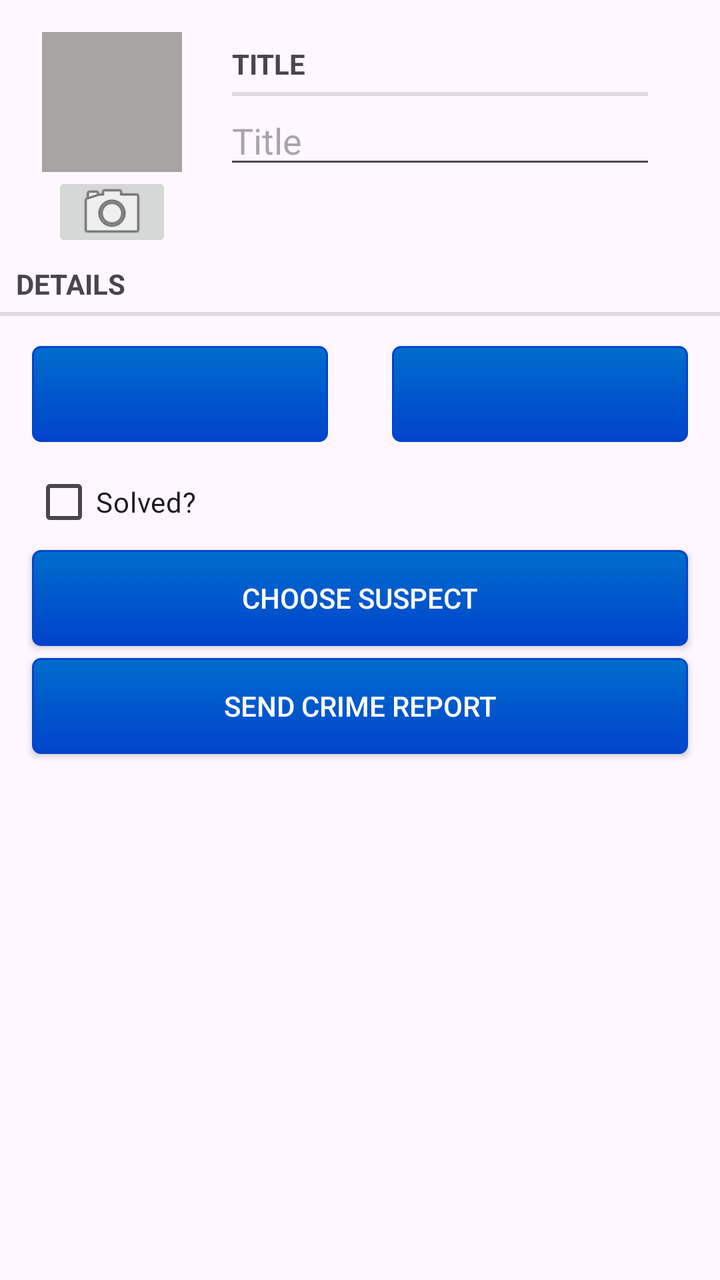
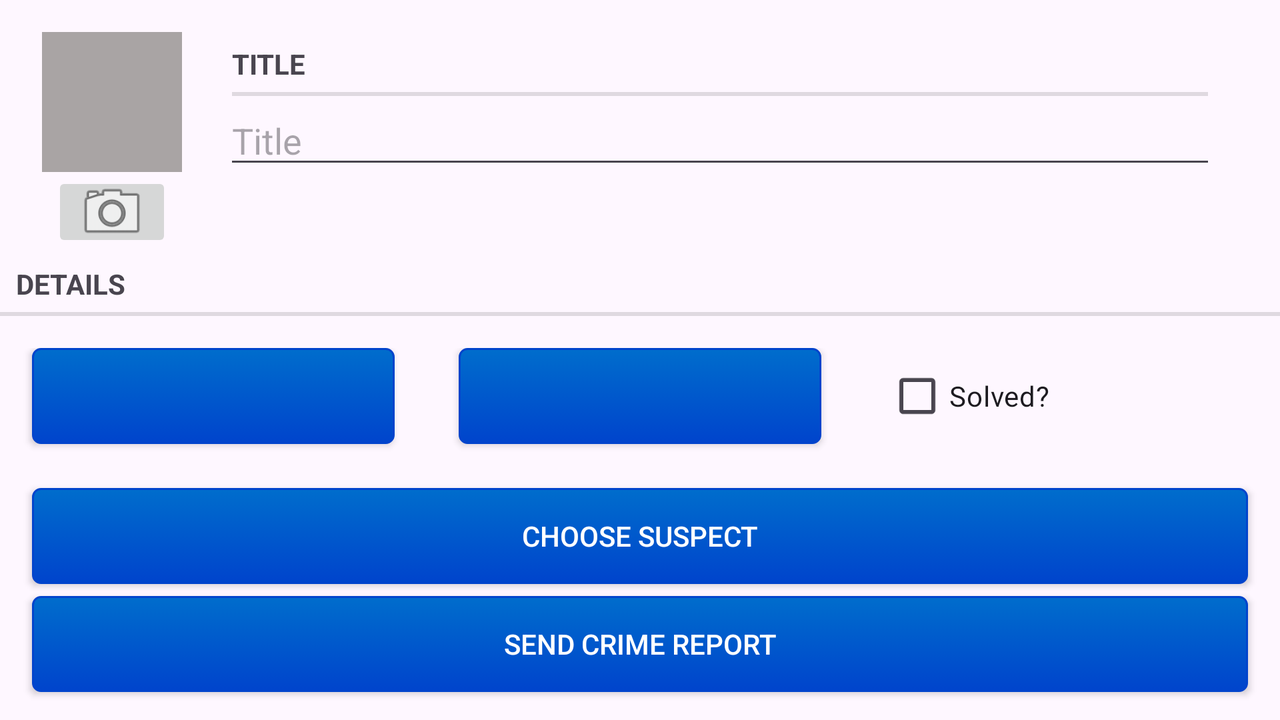

One screen, two layout resources from the same app: the default and the repository's alternative for another configuration. Each is rendered where Android would select it; the XML of both is given below.
<!-- AndroidManifest.xml: application theme Theme.CriminalManager -->
<!-- res/layout/fragment_crime_details.xml -->
<?xml version="1.0" encoding="utf-8"?>
<LinearLayout xmlns:android="http://schemas.android.com/apk/res/android"
    android:layout_width="match_parent"
    android:layout_height="match_parent"
    android:orientation="vertical">

    <LinearLayout
        android:layout_width="match_parent"
        android:layout_height="wrap_content"
        android:layout_marginHorizontal="16dp"
        android:layout_marginTop="16dp"
        android:orientation="horizontal">

        <LinearLayout
            android:layout_width="wrap_content"
            android:layout_height="wrap_content"
            android:gravity="center"
            android:orientation="vertical">

            <ImageView
                android:id="@+id/crime_image"
                android:layout_width="70dp"
                android:layout_height="70dp"
                android:layout_marginHorizontal="5dp"
                android:background="#A9A4A4"
                android:cropToPadding="true"
                android:scaleType="centerCrop" />

            <ImageButton
                android:id="@+id/crime_imageBtn"
                android:layout_width="60dp"
                android:layout_height="40dp"
                android:layout_marginHorizontal="5dp"
                android:scaleType="centerCrop"
                android:src="@android:drawable/ic_menu_camera" />
        </LinearLayout>

        <LinearLayout
            android:layout_width="0dp"
            android:layout_height="wrap_content"
            android:layout_weight="1"
            android:orientation="vertical">

            <TextView
                style="?android:listSeparatorTextViewStyle"
                android:layout_width="match_parent"
                android:layout_height="wrap_content"
                android:layout_marginHorizontal="20dp"
                android:paddingStart="0dp"
                android:text="@string/crime_title_label" />

            <EditText
                android:id="@+id/crime_title"
                android:layout_width="match_parent"
                android:layout_height="wrap_content"
                android:layout_marginLeft="16dp"
                android:layout_marginRight="16dp"
                android:hint="@string/crime_title_hint" />
        </LinearLayout>
    </LinearLayout>

    <TextView
        style="?android:listSeparatorTextViewStyle"
        android:layout_width="match_parent"
        android:layout_height="wrap_content"
        android:text="@string/crime_details_label" />

    <LinearLayout
        android:layout_width="match_parent"
        android:layout_height="wrap_content"
        android:orientation="horizontal"
        android:paddingTop="15dp">

        <androidx.appcompat.widget.AppCompatButton
            android:id="@+id/crime_date"
            style="@style/CustomButtonStyle"
            android:layout_weight="1" />

        <androidx.appcompat.widget.AppCompatButton
            android:id="@+id/crime_time"
            style="@style/CustomButtonStyle"
            android:layout_weight="1" />

    </LinearLayout>


    <CheckBox
        android:id="@+id/crime_solved"
        android:layout_width="match_parent"
        android:layout_height="wrap_content"
        android:layout_marginLeft="16dp"
        android:layout_marginRight="16dp"
        android:text="@string/crime_solved_label" />

    <androidx.appcompat.widget.AppCompatButton
        android:id="@+id/suspect_btn"
        style="@style/CustomButtonStyle"
        android:text="@string/suspect_text" />

    <androidx.appcompat.widget.AppCompatButton
        android:id="@+id/report_btn"
        style="@style/CustomButtonStyle"
        android:text="@string/report_text" />

</LinearLayout>
<!-- resources referenced by this layout -->
<resources>
  <string name="crime_details_label">Details</string>
  <string name="crime_solved_label">Solved?</string>
  <string name="crime_title_hint">Title</string>
  <string name="crime_title_label">Title</string>
  <string name="report_text">Send Crime Report</string>
  <string name="suspect_text">Choose Suspect</string>
  <style name="CustomButtonStyle">
          <item name="android:background">@drawable/custom_button_background</item>
          <item name="android:textColor">@android:color/white</item>
          <item name="android:padding">12dp</item>
          <item name="android:layout_marginRight">16dp</item>
          <item name="android:layout_marginBottom">6dp</item>
          <item name="android:layout_marginLeft">16dp</item>
          <item name="android:layout_width">match_parent</item>
          <item name="android:layout_height">wrap_content</item>
      </style>
  <style name="Theme.CriminalManager" parent="Base.Theme.CriminalManager" />
  <!-- drawable custom_button_background (drawable) -->
  <?xml version="1.0" encoding="utf-8"?>
  <selector xmlns:android="http://schemas.android.com/apk/res/android">
      <item android:state_pressed="true">
          <shape>
              <gradient android:angle="270" android:endColor="#04C" android:startColor="#002A80" />
              <stroke android:width="1dp" android:color="#04C" />
              <corners android:radius="4dp" />
              <padding android:bottom="10dp" android:left="10dp" android:right="10dp" android:top="10dp" />
          </shape>
      </item>
      <item android:state_pressed="false">
          <shape>
              <gradient android:angle="270" android:endColor="#04C" android:startColor="#006DCC" />
              <stroke android:width="1dp" android:color="#04C" />
              <corners android:radius="4dp" />
              <padding android:bottom="10dp" android:left="10dp" android:right="10dp" android:top="10dp" />
          </shape>
      </item>
  </selector>
  <style name="Base.Theme.CriminalManager" parent="Theme.Material3.DayNight.NoActionBar">
          
          
      </style>
</resources>
<!-- res/layout-land/fragment_crime_details.xml (the repository's variant of the layout above) -->
<!-- drawn on the phone turned sideways -->
<?xml version="1.0" encoding="utf-8"?>
<ScrollView xmlns:android="http://schemas.android.com/apk/res/android"
    android:layout_width="match_parent"
    android:layout_height="match_parent">

    <LinearLayout
        android:layout_width="match_parent"
        android:layout_height="wrap_content"
        android:orientation="vertical">

        <LinearLayout
            android:layout_width="match_parent"
            android:layout_height="wrap_content"
            android:layout_marginHorizontal="16dp"
            android:layout_marginTop="16dp"
            android:orientation="horizontal">

            <LinearLayout
                android:layout_width="wrap_content"
                android:layout_height="wrap_content"
                android:gravity="center"
                android:orientation="vertical">

                <ImageView
                    android:id="@+id/crime_image"
                    android:layout_width="70dp"
                    android:layout_height="70dp"
                    android:layout_marginHorizontal="5dp"
                    android:background="#A9A4A4"
                    android:cropToPadding="true"
                    android:scaleType="centerCrop" />

                <ImageButton
                    android:id="@+id/crime_imageBtn"
                    android:layout_width="60dp"
                    android:layout_height="40dp"
                    android:layout_marginHorizontal="5dp"
                    android:scaleType="centerCrop"
                    android:src="@android:drawable/ic_menu_camera" />
            </LinearLayout>

            <LinearLayout
                android:layout_width="0dp"
                android:layout_height="wrap_content"
                android:layout_weight="1"
                android:orientation="vertical">

                <TextView
                    style="?android:listSeparatorTextViewStyle"
                    android:layout_width="match_parent"
                    android:layout_height="wrap_content"
                    android:layout_marginHorizontal="20dp"
                    android:paddingStart="0dp"
                    android:text="@string/crime_title_label" />

                <EditText
                    android:id="@+id/crime_title"
                    android:layout_width="match_parent"
                    android:layout_height="wrap_content"
                    android:layout_marginLeft="16dp"
                    android:layout_marginRight="16dp"
                    android:hint="@string/crime_title_hint" />
            </LinearLayout>
        </LinearLayout>

        <TextView
            style="?android:listSeparatorTextViewStyle"
            android:layout_width="match_parent"
            android:layout_height="wrap_content"
            android:text="@string/crime_details_label" />

        <LinearLayout
            android:layout_width="match_parent"
            android:layout_height="wrap_content"
            android:layout_marginBottom="16dp"
            android:orientation="horizontal"
            android:paddingTop="16dp"
            android:weightSum="3">

            <androidx.appcompat.widget.AppCompatButton
                android:id="@+id/crime_date"
                style="@style/CustomButtonStyle"
                android:layout_weight="1" />

            <androidx.appcompat.widget.AppCompatButton
                android:id="@+id/crime_time"
                style="@style/CustomButtonStyle"
                android:layout_weight="1" />

            <CheckBox
                android:id="@+id/crime_solved"
                android:layout_width="match_parent"
                android:layout_height="wrap_content"
                android:layout_marginLeft="16dp"
                android:layout_marginRight="16dp"
                android:layout_weight="1"
                android:text="@string/crime_solved_label" />
        </LinearLayout>

        <androidx.appcompat.widget.AppCompatButton
            android:id="@+id/suspect_btn"
            style="@style/CustomButtonStyle"
            android:text="@string/suspect_text" />

        <androidx.appcompat.widget.AppCompatButton
            android:id="@+id/report_btn"
            style="@style/CustomButtonStyle"
            android:text="@string/report_text" />
    </LinearLayout>
</ScrollView>
